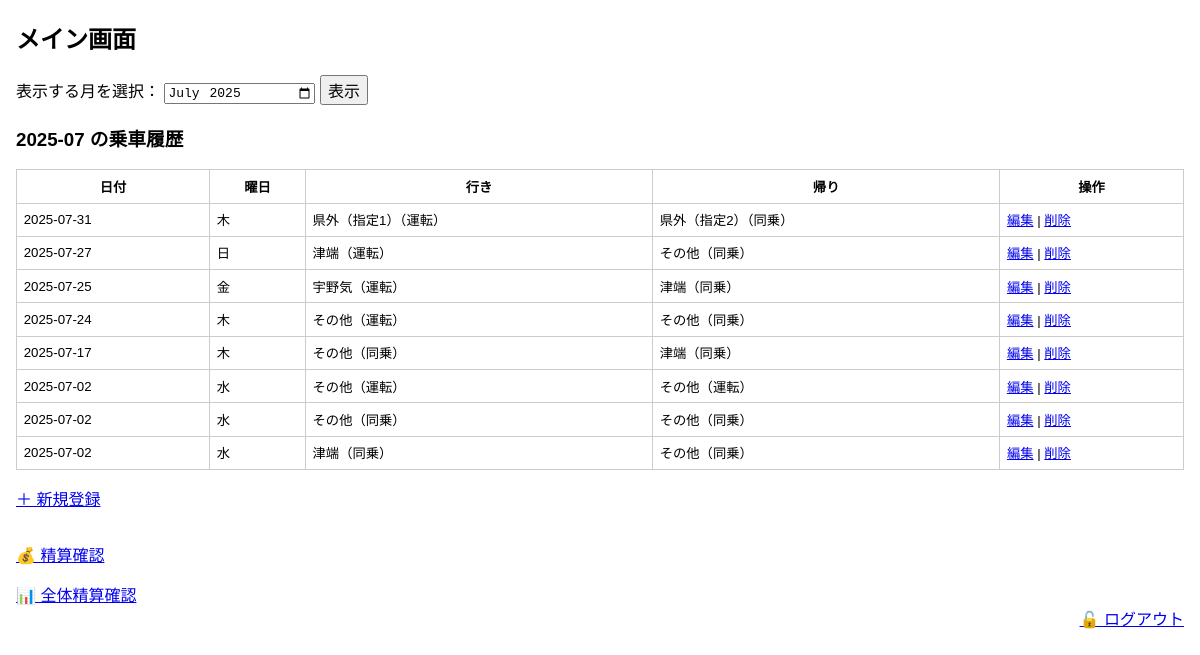
Screenshot of / (signed in) with the database file from the repository.
### tables this page shows
CREATE TABLE ride_records (
    id INTEGER PRIMARY KEY AUTOINCREMENT,
    user_id INTEGER NOT NULL,
    date TEXT NOT NULL,
    go_location_id INTEGER,
    go_driver BOOLEAN,
    back_location_id INTEGER,
    back_driver BOOLEAN,
    FOREIGN KEY(user_id) REFERENCES user(id),
    FOREIGN KEY(go_location_id) REFERENCES locations(id),
    FOREIGN KEY(back_location_id) REFERENCES locations(id)
);

CREATE TABLE locations (
    id INTEGER PRIMARY KEY AUTOINCREMENT,
    name TEXT NOT NULL UNIQUE,
    price INTEGER NOT NULL
);

### app.py (the view)
@app.route("/")
@login_required
def index():
    month_str = request.args.get("month")
    if month_str:
        year, month = map(int, month_str.split("-"))
    else:
        now = datetime.now()
        year, month = now.year, now.month
        month_str = now.strftime("%Y-%m")
    db = get_db()
    ride_list = db.execute("""
        SELECT r.id, r.date, g.name as go_location, r.go_driver,
               b.name as back_location, r.back_driver
        FROM ride_records r
        LEFT JOIN locations g ON r.go_location_id = g.id
        LEFT JOIN locations b ON r.back_location_id = b.id
        WHERE r.user_id = ?
        AND strftime('%Y-%m', r.date) = ?
        ORDER BY r.date DESC
    """, [current_user.id, month_str]).fetchall()
    def get_weekday(date_str):
        y, m, d = map(int, date_str.split("-"))
        return ["月", "火", "水", "木", "金", "土", "日"][datetime(y, m, d).weekday()]
    rides = []
    registered_dates = set()
    for r in ride_list:
        r = dict(r)
        r['weekday'] = get_weekday(r['date'])
        registered_dates.add(r['date'])
        rides.append(r)
    new_reg_date = f"{month_str}-01"
    can_register = new_reg_date not in registered_dates
    already_registered_dates = [r["date"] for r in ride_list]
    return render_template(
        "index.html",
        ride_list=rides,
        selected_month=month_str,
        already_registered_dates=registered_dates if not can_register else set()
    )

### app.py (called while the page is built)
def connect_db():
    rv = sqlite3.connect(DATABASE)
    rv.row_factory = sqlite3.Row
    return rv

def get_db():
    if not hasattr(g, 'sqlite_db'):
        g.sqlite_db = connect_db()
    return g.sqlite_db

@login_manager.user_loader
def load_user(user_id):
    row = get_db().execute("SELECT id, userid FROM user WHERE id=?", [user_id]).fetchone()
    if row:
        return User(row["id"], row["userid"])
    return None

### templates/index.html
{% extends "base.html" %}
{% block content %}
<h2>メイン画面</h2>
<form method="get" action="/">
  <label for="month">表示する月を選択：</label>
  <input type="month" id="month" name="month" value="{{ selected_month }}">
  <input type="submit" value="表示">
</form>
{% if ride_list %}
<h3>{{ selected_month }} の乗車履歴</h3>
<div style="overflow-x: auto;">
  <table style="min-width: 800px; width: 100%; border-collapse: collapse; font-size: 14px;">
    <thead>
      <tr>
        <th>日付</th>
        <th>曜日</th>
        <th>行き</th>
        <th>帰り</th>
        <th>操作</th>
      </tr>
    </thead>
    <tbody>
      {% for ride in ride_list %}
      <tr>
        <td>{{ ride.date }}</td>
        <td>{{ ride.weekday }}</td>
        <td>{{ ride.go_location }}（{% if ride.go_driver %}運転{% else %}同乗{% endif %}）</td>
        <td>{{ ride.back_location }}（{% if ride.back_driver %}運転{% else %}同乗{% endif %}）</td>
        <td>
          <a href="/{{ ride.id }}/edit">編集</a> |
          <a href="/{{ ride.id }}/delete">削除</a>
        </td>
      </tr>
      {% endfor %}
    </tbody>
  </table>
</div>
{% else %}
<p>{{ selected_month }} の乗車情報が登録されていません。</p>
{% endif %}
{% set date_str = selected_month + '-01' %}
{% if date_str not in already_registered_dates %}
  <div style="margin-top: 1em;">
    <a href="/regist?date={{ date_str }}" class="btn">＋ 新規登録</a>
  </div>
{% endif %}
<div style="margin-top: 2em;">
  <a href="/settlement" class="btn">💰 精算確認</a>
</div>
<div style="margin-top: 1em;">
  <a href="/settlement_all" class="btn">📊 全体精算確認</a>
</div>
<div style="text-align: right; margin-bottom: 1em;">
  <a href="/logout" class="btn">🔓 ログアウト</a>
</div>
{% endblock %}

### templates/base.html (shortened to what this page needs)
<!DOCTYPE html>
<html lang="ja">
<head>
</head>
<body>
    {% block content %}{% endblock %}
</body>
</html>

### templates/base.html (style rules this page uses)
body { font-family: sans-serif; margin: 1em; }
table { width: 100%; border-collapse: collapse; }
th, td { padding: 0.5em; border: 1px solid #ccc; font-size: 0.95em; }
input, select, button, .btn { font-size: 1em; }

### rows the page displays
ride_records: date "2025-07-31", weekday "木", go_location "県外（指定1）", go_driver "運転", back_location "県外（指定2）", back_driver "同乗"
ride_records: date "2025-07-27", weekday "日", go_location "津端", go_driver "運転", back_location "その他", back_driver "同乗"
ride_records: date "2025-07-25", weekday "金", go_location "宇野気", go_driver "運転", back_location "津端", back_driver "同乗"
ride_records: date "2025-07-24", weekday "木", go_location "その他", go_driver "運転", back_location "その他", back_driver "同乗"
ride_records: date "2025-07-17", weekday "木", go_location "その他", go_driver "同乗", back_location "津端", back_driver "同乗"
ride_records: date "2025-07-02", weekday "水", go_location "その他", go_driver "運転", back_location "その他", back_driver "運転"
ride_records: date "2025-07-02", weekday "水", go_location "その他", go_driver "同乗", back_location "その他", back_driver "同乗"
ride_records: date "2025-07-02", weekday "水", go_location "津端", go_driver "同乗", back_location "その他", back_driver "同乗"

### other values shown
{{ selected_month }} "2025-07"
